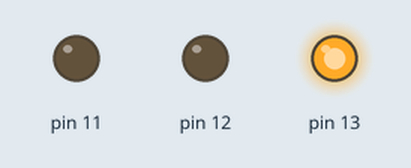
This sketch was run on a simulated Arduino Uno, built with avr-gcc and run on an emulated ATmega328P. On the bench: output pins drawn as LEDs (lit = HIGH).

Above: at 1.5 s.
At 7.5 s:
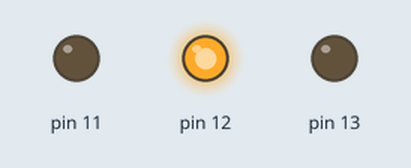
At 13.5 s:
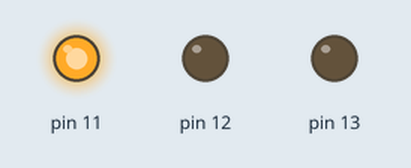
At 16.5 s:
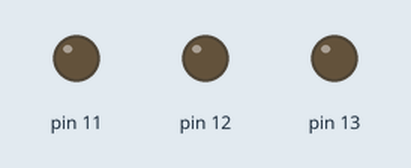
Timing chart, 0 to 23.4 s (numbered marks = the images above):
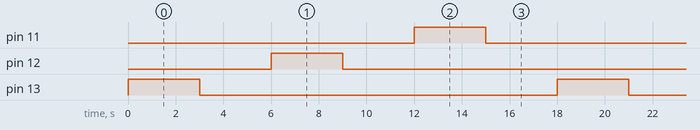

Measured:
- by itself, pin 11–13: alternates HIGH for 3.0 s and LOW for 15.0 s
- by itself, everything shown: repeats every 18.0 s, in 6 steps

The sketch:

practica1.ino
```cpp
void setup() {
  //Define los pines en donde se conectan las salidas
  pinMode(13,OUTPUT);
  pinMode(12,OUTPUT);
  pinMode(11,OUTPUT);
}
void loop() {
  //Enciende y apaga los leds
  digitalWrite(13,HIGH);
  delay(3000);
  digitalWrite(13,LOW);
  delay(3000);
  digitalWrite(12,HIGH);
  delay(3000);
  digitalWrite(12,LOW);
  delay(3000);
  digitalWrite(11,HIGH);
  delay(3000);
  digitalWrite(11,LOW);
  delay(3000);

}
```
